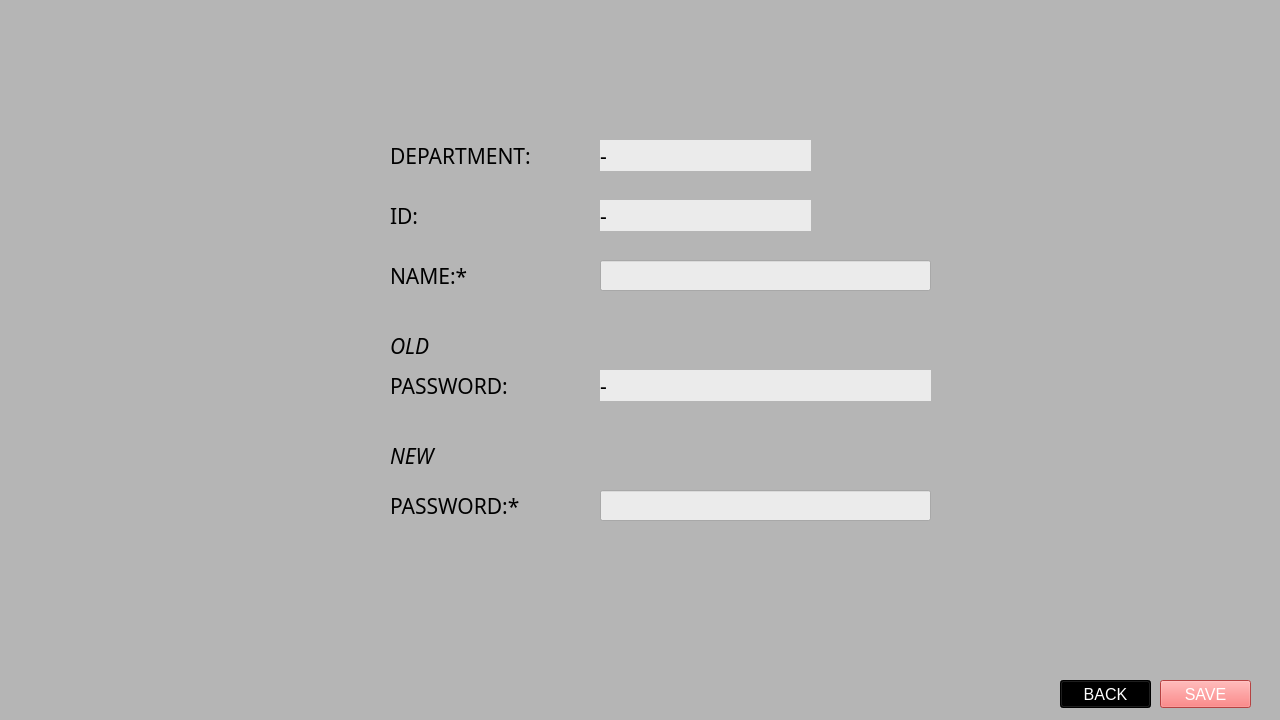
<?xml version="1.0" encoding="UTF-8"?>
<ui version="4.0">
 <class>MainWindow</class>
 <widget class="QMainWindow" name="MainWindow">
  <property name="geometry">
   <rect>
    <x>0</x>
    <y>0</y>
    <width>1280</width>
    <height>720</height>
   </rect>
  </property>
  <property name="sizePolicy">
   <sizepolicy hsizetype="Fixed" vsizetype="Fixed">
    <horstretch>0</horstretch>
    <verstretch>0</verstretch>
   </sizepolicy>
  </property>
  <property name="font">
   <font>
    <pointsize>10</pointsize>
   </font>
  </property>
  <property name="windowTitle">
   <string>EDIT</string>
  </property>
  <property name="windowIcon">
   <iconset>
    <normaloff>icons8_Book_50px.png</normaloff>icons8_Book_50px.png</iconset>
  </property>
  <property name="windowOpacity">
   <double>1.000000000000000</double>
  </property>
  <property name="layoutDirection">
   <enum>Qt::LeftToRight</enum>
  </property>
  <property name="autoFillBackground">
   <bool>false</bool>
  </property>
  <property name="styleSheet">
   <string notr="true">background-color: rgb(181, 181, 181);</string>
  </property>
  <property name="toolButtonStyle">
   <enum>Qt::ToolButtonTextUnderIcon</enum>
  </property>
  <widget class="QWidget" name="centralwidget">
   <widget class="QLabel" name="label">
    <property name="geometry">
     <rect>
      <x>390</x>
      <y>140</y>
      <width>181</width>
      <height>31</height>
     </rect>
    </property>
    <property name="font">
     <font>
      <family>Century Gothic</family>
      <pointsize>16</pointsize>
     </font>
    </property>
    <property name="text">
     <string>DEPARTMENT:</string>
    </property>
   </widget>
   <widget class="QLabel" name="label_2">
    <property name="geometry">
     <rect>
      <x>390</x>
      <y>260</y>
      <width>101</width>
      <height>31</height>
     </rect>
    </property>
    <property name="font">
     <font>
      <family>Century Gothic</family>
      <pointsize>16</pointsize>
     </font>
    </property>
    <property name="text">
     <string>NAME:*</string>
    </property>
    <property name="wordWrap">
     <bool>false</bool>
    </property>
   </widget>
   <widget class="QLineEdit" name="lineEditName">
    <property name="geometry">
     <rect>
      <x>600</x>
      <y>260</y>
      <width>331</width>
      <height>31</height>
     </rect>
    </property>
    <property name="font">
     <font>
      <family>Century Gothic</family>
      <pointsize>16</pointsize>
     </font>
    </property>
    <property name="styleSheet">
     <string notr="true">background-color: rgb(235, 235, 235);</string>
    </property>
   </widget>
   <widget class="QLabel" name="label_3">
    <property name="geometry">
     <rect>
      <x>390</x>
      <y>370</y>
      <width>171</width>
      <height>31</height>
     </rect>
    </property>
    <property name="font">
     <font>
      <family>Century Gothic</family>
      <pointsize>16</pointsize>
     </font>
    </property>
    <property name="text">
     <string>PASSWORD:</string>
    </property>
    <property name="wordWrap">
     <bool>false</bool>
    </property>
   </widget>
   <widget class="QLineEdit" name="lineEditPasswordNew">
    <property name="geometry">
     <rect>
      <x>600</x>
      <y>490</y>
      <width>331</width>
      <height>31</height>
     </rect>
    </property>
    <property name="font">
     <font>
      <family>Century Gothic</family>
      <pointsize>16</pointsize>
     </font>
    </property>
    <property name="styleSheet">
     <string notr="true">background-color: rgb(235, 235, 235);</string>
    </property>
    <property name="echoMode">
     <enum>QLineEdit::Password</enum>
    </property>
   </widget>
   <widget class="QLabel" name="label_4">
    <property name="geometry">
     <rect>
      <x>390</x>
      <y>490</y>
      <width>181</width>
      <height>31</height>
     </rect>
    </property>
    <property name="font">
     <font>
      <family>Century Gothic</family>
      <pointsize>16</pointsize>
     </font>
    </property>
    <property name="text">
     <string>PASSWORD:*</string>
    </property>
    <property name="wordWrap">
     <bool>false</bool>
    </property>
   </widget>
   <widget class="QLabel" name="label_5">
    <property name="geometry">
     <rect>
      <x>390</x>
      <y>440</y>
      <width>111</width>
      <height>31</height>
     </rect>
    </property>
    <property name="font">
     <font>
      <family>Century Gothic</family>
      <pointsize>16</pointsize>
      <italic>true</italic>
     </font>
    </property>
    <property name="text">
     <string>NEW</string>
    </property>
    <property name="wordWrap">
     <bool>false</bool>
    </property>
   </widget>
   <widget class="QLabel" name="label_6">
    <property name="geometry">
     <rect>
      <x>390</x>
      <y>330</y>
      <width>81</width>
      <height>31</height>
     </rect>
    </property>
    <property name="font">
     <font>
      <family>Century Gothic</family>
      <pointsize>16</pointsize>
      <italic>true</italic>
     </font>
    </property>
    <property name="text">
     <string>OLD</string>
    </property>
    <property name="wordWrap">
     <bool>false</bool>
    </property>
   </widget>
   <widget class="QLabel" name="label_7">
    <property name="geometry">
     <rect>
      <x>390</x>
      <y>200</y>
      <width>71</width>
      <height>31</height>
     </rect>
    </property>
    <property name="font">
     <font>
      <family>Century Gothic</family>
      <pointsize>16</pointsize>
     </font>
    </property>
    <property name="text">
     <string>ID:</string>
    </property>
    <property name="wordWrap">
     <bool>false</bool>
    </property>
   </widget>
   <widget class="QLabel" name="labelID">
    <property name="geometry">
     <rect>
      <x>600</x>
      <y>200</y>
      <width>211</width>
      <height>31</height>
     </rect>
    </property>
    <property name="font">
     <font>
      <family>Century Gothic</family>
      <pointsize>16</pointsize>
     </font>
    </property>
    <property name="styleSheet">
     <string notr="true">background-color: rgb(235, 235, 235);</string>
    </property>
    <property name="text">
     <string>-</string>
    </property>
    <property name="wordWrap">
     <bool>false</bool>
    </property>
   </widget>
   <widget class="QLabel" name="lineEditPasswordOld">
    <property name="geometry">
     <rect>
      <x>600</x>
      <y>370</y>
      <width>331</width>
      <height>31</height>
     </rect>
    </property>
    <property name="font">
     <font>
      <family>Century Gothic</family>
      <pointsize>16</pointsize>
     </font>
    </property>
    <property name="styleSheet">
     <string notr="true">background-color: rgb(235, 235, 235);</string>
    </property>
    <property name="text">
     <string>-</string>
    </property>
    <property name="wordWrap">
     <bool>false</bool>
    </property>
   </widget>
   <widget class="QLabel" name="comboBoxDepartment">
    <property name="geometry">
     <rect>
      <x>600</x>
      <y>140</y>
      <width>211</width>
      <height>31</height>
     </rect>
    </property>
    <property name="font">
     <font>
      <family>Century Gothic</family>
      <pointsize>16</pointsize>
     </font>
    </property>
    <property name="styleSheet">
     <string notr="true">background-color: rgb(235, 235, 235);</string>
    </property>
    <property name="text">
     <string>-</string>
    </property>
    <property name="wordWrap">
     <bool>false</bool>
    </property>
   </widget>
   <widget class="QPushButton" name="pushButtonBack">
    <property name="geometry">
     <rect>
      <x>1060</x>
      <y>680</y>
      <width>91</width>
      <height>28</height>
     </rect>
    </property>
    <property name="font">
     <font>
      <pointsize>12</pointsize>
     </font>
    </property>
    <property name="styleSheet">
     <string notr="true">background-color: rgb(0, 0, 0);
color: rgb(255, 255, 255);</string>
    </property>
    <property name="text">
     <string>BACK</string>
    </property>
    <property name="icon">
     <iconset>
      <normaloff>icons8_Back_To_26px.png</normaloff>icons8_Back_To_26px.png</iconset>
    </property>
   </widget>
   <widget class="QPushButton" name="pushButtonSave">
    <property name="geometry">
     <rect>
      <x>1160</x>
      <y>680</y>
      <width>91</width>
      <height>28</height>
     </rect>
    </property>
    <property name="font">
     <font>
      <pointsize>12</pointsize>
     </font>
    </property>
    <property name="styleSheet">
     <string notr="true">background-color: rgb(254, 92, 92);
color: rgb(255, 255, 255);</string>
    </property>
    <property name="text">
     <string>SAVE</string>
    </property>
    <property name="icon">
     <iconset>
      <normaloff>icons8_Save_64px_1.png</normaloff>icons8_Save_64px_1.png</iconset>
    </property>
    <property name="iconSize">
     <size>
      <width>23</width>
      <height>23</height>
     </size>
    </property>
   </widget>
  </widget>
 </widget>
 <tabstops>
  <tabstop>lineEditName</tabstop>
  <tabstop>lineEditPasswordNew</tabstop>
 </tabstops>
 <resources/>
 <connections/>
</ui>
